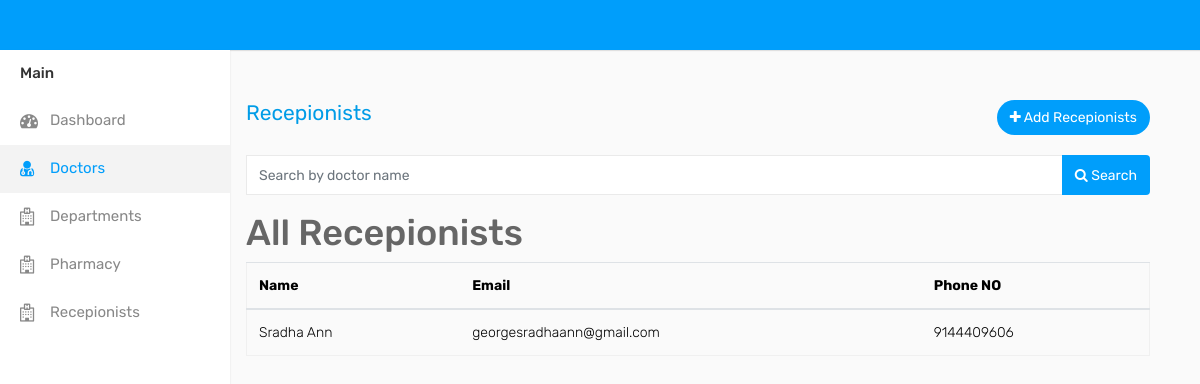
The page /search_rep on the database its author committed.
### eyeapp/models.py (models this page shows, shortened)
class Rep(models.Model):
    user = models.ForeignKey(CustomUser, on_delete=models.CASCADE, blank=True, null=True)
    Name = models.CharField(max_length=110)
    dob = models.CharField(max_length=50, blank=True, null=True)
    city = models.CharField(max_length=110,blank=True, null=True)
    address = models.CharField(max_length=50, blank=True, null=True)
    phn = models.IntegerField()
    gender = models.CharField(max_length=10, choices=[('Male', 'Male'), ('Female', 'Female'), ('Others', 'Others')], blank=True, null=True)
    state = models.CharField(max_length=100, null=True, blank=True)
    country = models.CharField(max_length=100, null=True, blank=True)
    institution = models.CharField(max_length=100, null=True, blank=True)
    subject = models.CharField(max_length=100, null=True, blank=True)
    degree = models.CharField(max_length=100, null=True, blank=True)
    year = models.CharField(max_length=100, null=True, blank=True)
    reset_password = models.CharField(max_length=128, null=True, blank=True)  # New field for reset password

class CustomUser(AbstractUser):
    PATIENT = 1
    DOCTOR = 2
    RECEPTIONIST = 3
    PHARMACIST = 4
    ADMIN = 5
    ROLE_CHOICES = (
        (PATIENT, 'Patient'),
        (DOCTOR, 'Doctor'),
        (RECEPTIONIST, 'Receptionist'),
        (PHARMACIST, 'Pharmacist'),
        (ADMIN, 'Admin'),
    )
    username = None
    first_name = None
    last_name = None
    USERNAME_FIELD = 'email'
    email = models.EmailField(max_length=100, unique=True)
    password = models.CharField(max_length=128)
    role = models.PositiveSmallIntegerField(choices=ROLE_CHOICES, blank=True, null=True, default=1)
    is_admin = models.BooleanField(default=False)
    is_staff = models.BooleanField(default=False)
    is_active = models.BooleanField(default=True)
    is_superadmin = models.BooleanField(default=False)
    REQUIRED_FIELDS = []
    objects = UserManager()

### eyeapp/views.py (the view)
# urls.py: path('search_rep', views.search_rep, name='search_rep'),
def search_rep(request):
    if request.method == "GET":
        search_query = request.GET.get('Name', '')
        recepionists = Rep.objects.filter(Name__icontains=search_query)
        context = {
            'rep': recepionists,
        }
        return render(request, 'rep.html', context)

### templates/rep.html (shortened to what this page needs)
<!DOCTYPE html>
{% load static %}
<html lang="en">
<head>
    <link rel="stylesheet" type="text/css" href="{% static 'assets/css/bootstrap.min.css'%}">
    <link rel="stylesheet" type="text/css" href="{% static 'assets/css/font-awesome.min.css'%}">
    <link rel="stylesheet" type="text/css" href="{% static 'assets/css/select2.min.css'%}">
    <link rel="stylesheet" type="text/css" href="{% static 'assets/css/bootstrap-datetimepicker.min.css'%}">
    <link rel="stylesheet" type="text/css" href="{% static 'assets/css/style.css'%}">
</head>
<body>
    <div class="main-wrapper"  >
         <div class="header">
        <div class="sidebar" id="sidebar">
            <div class="sidebar-inner slimscroll">
                <div id="sidebar-menu" class="sidebar-menu">
                    <ul>
                        <li class="menu-title">Main</li>
                          <li>
                            <a href="{% url 'chart' %}"><i class="fa fa-dashboard"></i> <span>Dashboard</span></a>
                        </li>
						<li class="active">
                            <a href=" {% url 'admin_doctors' %}"><i class="fa fa-user-md"></i> <span>Doctors</span></a>
                        </li>
                        <li>
                            <a href="{% url 'departments' %}"><i class="fa fa-hospital-o"></i> <span>Departments</span></a>
                        </li>
                        <li>
                            <a href="{% url 'phar' %}"><i class="fa fa-hospital-o"></i> <span>Pharmacy</span></a>
                        </li>
                        <li>
                            <a href="{% url 'rep' %}"><i class="fa fa-hospital-o"></i> <span>Recepionists</span></a>
                        </li>
                </div>
            </div>
        </div>
        <div class="page-wrapper" style="padding-left:8%;">
            <div class="content">
                <div class="row">
                    <div class="col-sm-4 col-3">
                        <h4 class="page-title" id="replist"><a href="{% url 'admin_addphar' %}" >Recepionists</h4>
                    </div>
                    <div class="col-sm-8 col-9 text-right m-b-20">
                        <a href="admin_addrep" class="btn btn-primary btn-rounded float-right"><i class="fa fa-plus" id="add_rep"></i> Add Recepionists</a>
                    </div>
                </div>
                <form id="search-form" method="GET" action="{% url 'search_rep' %}">
                    <div class="input-group mb-3">
                        <input type="text" class="form-control" name="Name" placeholder="Search by doctor name">
                        <div class="input-group-append">
                            <button class="btn btn-primary" type="submit"><i class="fa fa-search"></i> Search</button>
                        </div>
                    </div>
                </form>
                <h1>All Recepionists</h1>
                <table class="table">
                    <thead>
                        <tr>
                            <th>Name</th>
                            <th>Email</th>
                            <th>Phone NO</th>
                        </tr>
                    </thead>
                    <tbody>
                        {% for rep in rep %}
                            <tr>
                                 <td>{{ rep.Name }}</td>
                                <td>{{ rep.user.email }}</td>
                                <td>{{ rep.phn }}</td>
                            </tr>
                        {% empty %}
                            <tr>
                                <td colspan="5">No Recepionists found.</td>
                            </tr>
                        {% endfor %}
                    </tbody>
                </table>
                </div>
            </div>
        </div>
    </div>
</body>
</html>

### rows shown on the page
Rep: Name "Sradha Ann", user.email "georgesradhaann@gmail.com", phn "9144409606"
